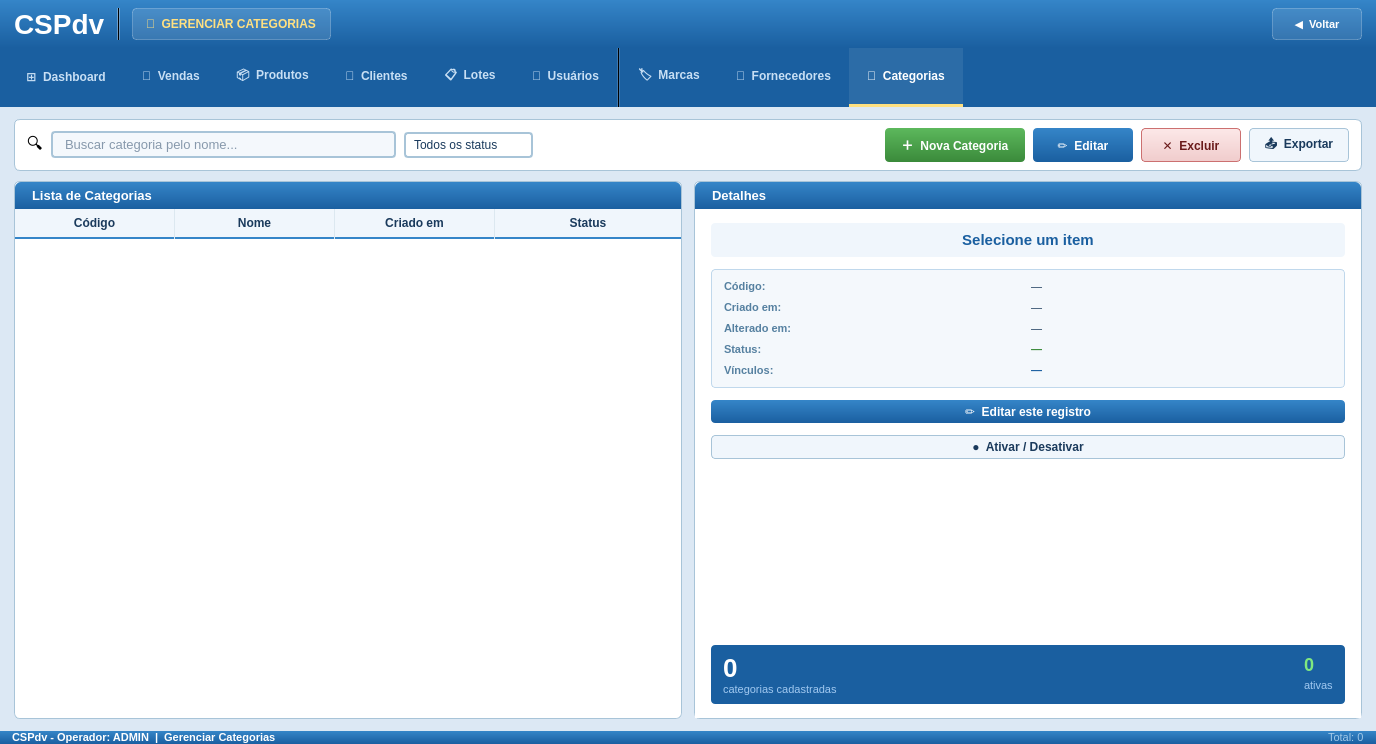
<?xml version="1.0" encoding="UTF-8"?>
<ui version="4.0">
 <class>GerenciarCategorias</class>
 <widget class="QWidget" name="GerenciarCategorias">
  <property name="geometry">
   <rect><x>0</x><y>0</y><width>1376</width><height>744</height></rect>
  </property>
  <property name="windowTitle"><string>CSPdv - Gerenciar Categorias</string></property>
  <property name="styleSheet"><string notr="true">QWidget { font-family: Arial; }</string></property>

  <layout class="QVBoxLayout" name="mainVLayout">
   <property name="spacing"><number>0</number></property>
   <property name="leftMargin"><number>0</number></property>
   <property name="topMargin"><number>0</number></property>
   <property name="rightMargin"><number>0</number></property>
   <property name="bottomMargin"><number>0</number></property>

   <!-- HEADER -->
   <item>
    <widget class="QFrame" name="frameHeader">
     <property name="minimumHeight"><number>72</number></property>
     <property name="maximumHeight"><number>72</number></property>
     <property name="styleSheet">
      <string notr="true">QFrame#frameHeader{background:qlineargradient(x1:0,y1:0,x2:0,y2:1,stop:0 #3585c8,stop:1 #1a5fa0);}</string>
     </property>
     <layout class="QHBoxLayout" name="headerHLayout">
      <property name="spacing"><number>12</number></property>
      <property name="leftMargin"><number>14</number></property>
      <property name="topMargin"><number>8</number></property>
      <property name="rightMargin"><number>14</number></property>
      <property name="bottomMargin"><number>8</number></property>
      <item>
       <widget class="QLabel" name="lblLogo">
        <property name="text"><string>CSPdv</string></property>
        <property name="minimumWidth"><number>180</number></property>
        <property name="styleSheet"><string notr="true">color:white;font-size:28px;font-weight:bold;</string></property>
       </widget>
      </item>
      <item>
       <widget class="QFrame" name="frameSep">
        <property name="minimumWidth"><number>2</number></property>
        <property name="maximumWidth"><number>2</number></property>
        <property name="styleSheet"><string notr="true">background-color:rgba(255,255,255,80);</string></property>
        <property name="frameShape"><enum>QFrame::VLine</enum></property>
       </widget>
      </item>
      <item>
       <widget class="QLabel" name="lblBadge">
        <property name="text"><string>📂  GERENCIAR CATEGORIAS</string></property>
        <property name="styleSheet"><string notr="true">QLabel{background-color:rgba(255,255,255,30);color:#ffe080;font-size:12px;font-weight:bold;border:1px solid rgba(255,255,255,60);border-radius:4px;padding:3px 10px;}</string></property>
       </widget>
      </item>
      <item>
       <spacer name="headerSpacer">
        <property name="orientation"><enum>Qt::Horizontal</enum></property>
        <property name="sizeHint" stdset="0"><size><width>40</width><height>10</height></size></property>
       </spacer>
      </item>
      <item>
       <widget class="QPushButton" name="btnVoltar">
        <property name="text"><string>&#9664;  Voltar</string></property>
        <property name="minimumSize"><size><width>90</width><height>32</height></size></property>
        <property name="styleSheet"><string notr="true">QPushButton{background-color:rgba(255,255,255,25);color:white;font-size:11px;font-weight:bold;border:1px solid rgba(255,255,255,60);border-radius:4px;padding:4px 12px;}QPushButton:hover{background-color:rgba(255,255,255,40);}QPushButton:pressed{background-color:rgba(255,255,255,15);}</string></property>
       </widget>
      </item>
     </layout>
    </widget>
   </item>

   <!-- NAV BAR -->
   <item>
    <widget class="QFrame" name="frameNavBar">
     <property name="minimumHeight"><number>44</number></property>
     <property name="maximumHeight"><number>44</number></property>
     <property name="styleSheet">
      <string notr="true">
       QFrame#frameNavBar { background-color: #1a5fa0; }
       QPushButton {
        background-color: transparent;
        color: #c8dff4;
        font-size: 12px;
        font-weight: bold;
        border: none;
        border-bottom: 3px solid transparent;
        min-height: 44px;
        padding: 6px 18px;
       }
       QPushButton:hover {
        color: white;
        background-color: rgba(255,255,255,15);
        border-bottom: 3px solid rgba(255,255,255,60);
       }
       QPushButton:checked {
        color: white;
        background-color: rgba(255,255,255,20);
        border-bottom: 3px solid #ffe080;
       }
       /* Sub-itens de catálogo (marcas/fornec/categ) — fonte menor */
       QPushButton[navSub="true"] {
        font-size: 11px;
        padding: 4px 12px;
        color: #a8d4f0;
       }
       QPushButton[navSub="true"]:hover  { color: white; }
       QPushButton[navSub="true"]:checked { color: white; }
      </string>
     </property>
     <layout class="QHBoxLayout" name="navHLayout">
      <property name="spacing"><number>0</number></property>
      <property name="leftMargin"><number>8</number></property>
      <property name="topMargin"><number>0</number></property>
      <property name="rightMargin"><number>0</number></property>
      <property name="bottomMargin"><number>0</number></property>
      <item>
       <widget class="QPushButton" name="btnNavDashboard">
        <property name="text"><string>⊞  Dashboard</string></property>
        <property name="checkable"><bool>true</bool></property>
       </widget>
      </item>
      <item>
       <widget class="QPushButton" name="btnNavVendas">
        <property name="text"><string>🛒  Vendas</string></property>
        <property name="checkable"><bool>true</bool></property>
       </widget>
      </item>
      <item>
       <widget class="QPushButton" name="btnNavProdutos">
        <property name="text"><string>📦  Produtos</string></property>
        <property name="checkable"><bool>true</bool></property>
       </widget>
      </item>
      <item>
       <widget class="QPushButton" name="btnNavClientes">
        <property name="text"><string>👥  Clientes</string></property>
        <property name="checkable"><bool>true</bool></property>
       </widget>
      </item>
      <item>
       <widget class="QPushButton" name="btnNavLotes">
        <property name="text"><string>📋  Lotes</string></property>
        <property name="checkable"><bool>true</bool></property>
       </widget>
      </item>
      <item>
       <widget class="QPushButton" name="btnNavUsuarios">
        <property name="text"><string>🔑  Usuários</string></property>
        <property name="checkable"><bool>true</bool></property>
       </widget>
      </item>
      <item>
       <widget class="QFrame" name="navSeparator">
        <property name="minimumWidth"><number>1</number></property>
        <property name="maximumWidth"><number>1</number></property>
        <property name="styleSheet"><string notr="true">background-color:rgba(255,255,255,40);</string></property>
        <property name="frameShape"><enum>QFrame::VLine</enum></property>
       </widget>
      </item>
      <item>
       <widget class="QPushButton" name="btnNavMarcas">
        <property name="text"><string>🏷  Marcas</string></property>
        <property name="checkable"><bool>true</bool></property>
       </widget>
      </item>
      <item>
       <widget class="QPushButton" name="btnNavFornecedores">
        <property name="text"><string>🚚  Fornecedores</string></property>
        <property name="checkable"><bool>true</bool></property>
       </widget>
      </item>
      <item>
       <widget class="QPushButton" name="btnNavCategorias">
        <property name="text"><string>📂  Categorias</string></property>
        <property name="checkable"><bool>true</bool></property>
        <property name="checked"><bool>true</bool></property>
       </widget>
      </item>
      <item>
       <spacer name="navSpacer">
        <property name="orientation"><enum>Qt::Horizontal</enum></property>
        <property name="sizeHint" stdset="0"><size><width>40</width><height>10</height></size></property>
       </spacer>
      </item>
     </layout>
    </widget>
   </item>

   <!-- CONTEÚDO -->
   <item>
    <widget class="QWidget" name="widgetConteudo">
     <property name="styleSheet"><string notr="true">QWidget#widgetConteudo{background-color:#dce8f4;}</string></property>
     <layout class="QVBoxLayout" name="conteudoVLayout">
      <property name="spacing"><number>10</number></property>
      <property name="leftMargin"><number>14</number></property>
      <property name="topMargin"><number>12</number></property>
      <property name="rightMargin"><number>14</number></property>
      <property name="bottomMargin"><number>12</number></property>

      <!-- Barra de ferramentas -->
      <item>
       <widget class="QFrame" name="frameToolbar">
        <property name="minimumHeight"><number>52</number></property>
        <property name="maximumHeight"><number>52</number></property>
        <property name="styleSheet"><string notr="true">QFrame#frameToolbar{background-color:#ffffff;border:1px solid #a8c4d8;border-radius:6px;}</string></property>
        <layout class="QHBoxLayout" name="toolbarHLayout">
         <property name="spacing"><number>8</number></property>
         <property name="leftMargin"><number>12</number></property>
         <property name="topMargin"><number>8</number></property>
         <property name="rightMargin"><number>12</number></property>
         <property name="bottomMargin"><number>8</number></property>

         <item>
          <widget class="QLabel" name="lblBuscaIcon">
           <property name="text"><string>&#128269;</string></property>
           <property name="styleSheet"><string notr="true">font-size:16px;</string></property>
          </widget>
         </item>
         <item>
          <widget class="QLineEdit" name="lineEditBusca">
           <property name="minimumHeight"><number>34</number></property>
           <property name="minimumWidth"><number>320</number></property>
           <property name="placeholderText"><string>Buscar categoria pelo nome...</string></property>
           <property name="styleSheet"><string notr="true">QLineEdit{background-color:#f4f8fc;border:2px solid #a8c4d8;border-radius:4px;font-size:13px;color:#1a3a5c;padding:3px 10px;}QLineEdit:focus{border-color:#3585c8;background-color:#ffffff;}</string></property>
          </widget>
         </item>

         <!-- Filtro ativo -->
         <item>
          <widget class="QComboBox" name="comboFiltroStatus">
           <property name="minimumHeight"><number>34</number></property>
           <property name="minimumWidth"><number>130</number></property>
           <property name="styleSheet"><string notr="true">QComboBox{background-color:#ffffff;border:2px solid #a8c4d8;border-radius:4px;font-size:12px;color:#1a3a5c;padding:3px 8px;}QComboBox:focus{border-color:#3585c8;}QComboBox::drop-down{border:none;width:22px;}QComboBox QAbstractItemView{background-color:#ffffff;border:1px solid #a8c4d8;selection-background-color:#3585c8;selection-color:white;}</string></property>
           <item><property name="text"><string>Todos os status</string></property></item>
           <item><property name="text"><string>Ativos</string></property></item>
           <item><property name="text"><string>Inativos</string></property></item>
          </widget>
         </item>

         <item>
          <spacer name="toolbarSpacer">
           <property name="orientation"><enum>Qt::Horizontal</enum></property>
           <property name="sizeHint" stdset="0"><size><width>20</width><height>10</height></size></property>
          </spacer>
         </item>

         <item>
          <widget class="QPushButton" name="btnNovo">
           <property name="text"><string>&#65291;  Nova Categoria</string></property>
           <property name="minimumSize"><size><width>140</width><height>34</height></size></property>
           <property name="styleSheet"><string notr="true">QPushButton{background:qlineargradient(x1:0,y1:0,x2:0,y2:1,stop:0 #5cb85c,stop:1 #3a8a3a);color:white;font-size:12px;font-weight:bold;border:none;border-radius:4px;padding:4px 14px;}QPushButton:hover{background:#4a9a4a;}QPushButton:pressed{background:#3a8a3a;}</string></property>
          </widget>
         </item>
         <item>
          <widget class="QPushButton" name="btnEditar">
           <property name="text"><string>&#9999;  Editar</string></property>
           <property name="minimumSize"><size><width>100</width><height>34</height></size></property>
           <property name="styleSheet"><string notr="true">QPushButton{background:qlineargradient(x1:0,y1:0,x2:0,y2:1,stop:0 #3585c8,stop:1 #1a5fa0);color:white;font-size:12px;font-weight:bold;border:none;border-radius:4px;padding:4px 14px;}QPushButton:hover{background:#2a74b8;}QPushButton:pressed{background:#1a5fa0;}</string></property>
          </widget>
         </item>
         <item>
          <widget class="QPushButton" name="btnExcluir">
           <property name="text"><string>&#10005;  Excluir</string></property>
           <property name="minimumSize"><size><width>100</width><height>34</height></size></property>
           <property name="shortcut"><string>Delete</string></property>
           <property name="styleSheet"><string notr="true">QPushButton{background:qlineargradient(x1:0,y1:0,x2:0,y2:1,stop:0 #fce8e8,stop:1 #f0cccc);color:#6a1a1a;font-size:12px;font-weight:bold;border:1px solid #cc7070;border-radius:4px;padding:4px 14px;}QPushButton:hover{background:#f8d8d8;border-color:#aa4444;}QPushButton:pressed{background:#e8b8b8;}</string></property>
          </widget>
         </item>
         <item>
          <widget class="QPushButton" name="btnExportar">
           <property name="text"><string>&#128228;  Exportar</string></property>
           <property name="minimumSize"><size><width>100</width><height>34</height></size></property>
           <property name="styleSheet"><string notr="true">QPushButton{background-color:#f0f6fc;color:#1a3a5c;font-size:12px;font-weight:bold;border:1px solid #a8c4d8;border-radius:4px;padding:4px 14px;}QPushButton:hover{background-color:#dceaf4;border-color:#3585c8;}QPushButton:pressed{background-color:#c0d8ec;}</string></property>
          </widget>
         </item>

        </layout>
       </widget>
      </item>

      <!-- Layout principal: tabela + painel info -->
      <item>
       <layout class="QHBoxLayout" name="mainAreaHLayout">
        <property name="spacing"><number>12</number></property>

        <!-- Tabela -->
        <item>
         <widget class="QFrame" name="frameTabela">
          <property name="styleSheet"><string notr="true">QFrame#frameTabela{background-color:#ffffff;border:1px solid #a8c4d8;border-radius:6px;}</string></property>
          <layout class="QVBoxLayout" name="tabelaVLayout">
           <property name="spacing"><number>0</number></property>
           <property name="leftMargin"><number>0</number></property>
           <property name="topMargin"><number>0</number></property>
           <property name="rightMargin"><number>0</number></property>
           <property name="bottomMargin"><number>0</number></property>
           <item>
            <widget class="QLabel" name="lblTabelaTitle">
             <property name="text"><string>Lista de Categorias</string></property>
             <property name="minimumHeight"><number>36</number></property>
             <property name="maximumHeight"><number>36</number></property>
             <property name="styleSheet"><string notr="true">QLabel{background:qlineargradient(x1:0,y1:0,x2:0,y2:1,stop:0 #3585c8,stop:1 #1a5fa0);color:white;font-size:13px;font-weight:bold;padding:6px 14px;border-top-left-radius:6px;border-top-right-radius:6px;}</string></property>
            </widget>
           </item>
           <item>
            <widget class="QTableWidget" name="tableEntidades">
             <property name="styleSheet">
              <string notr="true">QTableWidget{background-color:#ffffff;alternate-background-color:#f2f8fc;border:none;border-bottom-left-radius:6px;border-bottom-right-radius:6px;font-size:12px;gridline-color:#dce8f0;outline:0;}QTableWidget::item{padding:4px 8px;color:#111111;}QTableWidget::item:selected{background-color:#3585c8;color:#ffffff;}QTableWidget::item:hover:!selected{background-color:#ddeef8;}QHeaderView::section:horizontal{background-color:#f0f6fc;color:#1a3a5c;font-size:12px;font-weight:bold;padding:5px 8px;border:none;border-right:1px solid #dce8f0;border-bottom:2px solid #3585c8;}QHeaderView::section:horizontal:last{border-right:none;}QHeaderView::section:horizontal:checked{background-color:#f0f6fc;color:#1a3a5c;}QHeaderView::section:vertical{background-color:#ffffff;color:#ffffff;border:none;border-bottom:1px solid #dce8f0;border-right:1px solid #dce8f0;width:16px;}QHeaderView::section:vertical:checked{background-color:#3585c8;color:#3585c8;}QTableCornerButton::section{background-color:#f0f6fc;border:none;border-bottom:2px solid #3585c8;border-right:1px solid #dce8f0;}QScrollBar:vertical{background:#f0f4f8;width:10px;margin:0;}QScrollBar::handle:vertical{background:#a8c4d8;border-radius:4px;min-height:20px;}QScrollBar::handle:vertical:hover{background:#3585c8;}QScrollBar::add-line:vertical,QScrollBar::sub-line:vertical{height:0px;}</string>
             </property>
             <property name="columnCount"><number>4</number></property>
             <property name="rowCount"><number>0</number></property>
             <property name="selectionBehavior"><enum>QAbstractItemView::SelectRows</enum></property>
             <property name="selectionMode"><enum>QAbstractItemView::SingleSelection</enum></property>
             <property name="editTriggers"><set>QAbstractItemView::NoEditTriggers</set></property>
             <property name="alternatingRowColors"><bool>true</bool></property>
             <property name="showGrid"><bool>true</bool></property>
             <property name="sortingEnabled"><bool>true</bool></property>
             <property name="wordWrap"><bool>false</bool></property>
             <attribute name="horizontalHeaderVisible"><bool>true</bool></attribute>
             <attribute name="horizontalHeaderStretchLastSection"><bool>true</bool></attribute>
             <attribute name="horizontalHeaderHighlightSections"><bool>false</bool></attribute>
             <attribute name="horizontalHeaderDefaultSectionSize"><number>160</number></attribute>
             <attribute name="verticalHeaderVisible"><bool>true</bool></attribute>
             <attribute name="verticalHeaderDefaultSectionSize"><number>28</number></attribute>
             <attribute name="verticalHeaderHighlightSections"><bool>true</bool></attribute>
             <column><property name="text"><string>Código</string></property></column>
             <column><property name="text"><string>Nome</string></property></column>
             <column><property name="text"><string>Criado em</string></property></column>
             <column><property name="text"><string>Status</string></property></column>
            </widget>
           </item>
          </layout>
         </widget>
        </item>

        <!-- Painel lateral de info -->
        <item>
         <widget class="QFrame" name="framePainelInfo">
          <property name="minimumWidth"><number>260</number></property>
          <property name="maximumWidth"><number>280</number></property>
          <property name="styleSheet"><string notr="true">QFrame#framePainelInfo{background-color:#ffffff;border:1px solid #a8c4d8;border-radius:6px;}</string></property>
          <layout class="QVBoxLayout" name="painelInfoVLayout">
           <property name="spacing"><number>0</number></property>
           <property name="leftMargin"><number>0</number></property>
           <property name="topMargin"><number>0</number></property>
           <property name="rightMargin"><number>0</number></property>
           <property name="bottomMargin"><number>0</number></property>

           <item>
            <widget class="QLabel" name="lblInfoTitle">
             <property name="text"><string>Detalhes</string></property>
             <property name="minimumHeight"><number>36</number></property>
             <property name="maximumHeight"><number>36</number></property>
             <property name="styleSheet"><string notr="true">QLabel{background:qlineargradient(x1:0,y1:0,x2:0,y2:1,stop:0 #3585c8,stop:1 #1a5fa0);color:white;font-size:13px;font-weight:bold;padding:6px 14px;border-top-left-radius:6px;border-top-right-radius:6px;}</string></property>
            </widget>
           </item>

           <item>
            <widget class="QFrame" name="frameInfoConteudo">
             <property name="styleSheet"><string notr="true">QFrame#frameInfoConteudo{background-color:#ffffff;}</string></property>
             <layout class="QVBoxLayout" name="infoConteudoVLayout">
              <property name="spacing"><number>12</number></property>
              <property name="leftMargin"><number>16</number></property>
              <property name="topMargin"><number>14</number></property>
              <property name="rightMargin"><number>16</number></property>
              <property name="bottomMargin"><number>14</number></property>

              <!-- Nome em destaque -->
              <item>
               <widget class="QLabel" name="lblInfoNome">
                <property name="text"><string>Selecione um item</string></property>
                <property name="alignment"><set>Qt::AlignCenter</set></property>
                <property name="wordWrap"><bool>true</bool></property>
                <property name="styleSheet"><string notr="true">font-size:15px;font-weight:bold;color:#1a5fa0;padding:8px;background-color:#f0f6fc;border-radius:4px;</string></property>
               </widget>
              </item>

              <!-- Campos -->
              <item>
               <widget class="QFrame" name="frameCamposInfo">
                <property name="styleSheet"><string notr="true">QFrame#frameCamposInfo{background-color:#f4f8fc;border:1px solid #c0d8ec;border-radius:4px;}</string></property>
                <layout class="QVBoxLayout" name="camposInfoVLayout">
                 <property name="spacing"><number>8</number></property>
                 <property name="leftMargin"><number>12</number></property>
                 <property name="topMargin"><number>10</number></property>
                 <property name="rightMargin"><number>12</number></property>
                 <property name="bottomMargin"><number>10</number></property>
                 <item>
                  <layout class="QHBoxLayout"><property name="spacing"><number>6</number></property>
                   <item><widget class="QLabel" name="lblInfoCodigoLabel"><property name="text"><string>Código:</string></property><property name="styleSheet"><string notr="true">font-size:11px;font-weight:bold;color:#5580a0;min-width:100px;</string></property></widget></item>
                   <item><widget class="QLabel" name="lblInfoCodigoValor"><property name="text"><string>—</string></property><property name="styleSheet"><string notr="true">font-size:11px;color:#1a3a5c;</string></property></widget></item>
                  </layout>
                 </item>
                 <item>
                  <layout class="QHBoxLayout"><property name="spacing"><number>6</number></property>
                   <item><widget class="QLabel" name="lblInfoCriadoLabel"><property name="text"><string>Criado em:</string></property><property name="styleSheet"><string notr="true">font-size:11px;font-weight:bold;color:#5580a0;min-width:100px;</string></property></widget></item>
                   <item><widget class="QLabel" name="lblInfoCriadoValor"><property name="text"><string>—</string></property><property name="styleSheet"><string notr="true">font-size:11px;color:#1a3a5c;</string></property></widget></item>
                  </layout>
                 </item>
                 <item>
                  <layout class="QHBoxLayout"><property name="spacing"><number>6</number></property>
                   <item><widget class="QLabel" name="lblInfoAlteradoLabel"><property name="text"><string>Alterado em:</string></property><property name="styleSheet"><string notr="true">font-size:11px;font-weight:bold;color:#5580a0;min-width:100px;</string></property></widget></item>
                   <item><widget class="QLabel" name="lblInfoAlteradoValor"><property name="text"><string>—</string></property><property name="styleSheet"><string notr="true">font-size:11px;color:#1a3a5c;</string></property></widget></item>
                  </layout>
                 </item>
                 <item>
                  <layout class="QHBoxLayout"><property name="spacing"><number>6</number></property>
                   <item><widget class="QLabel" name="lblInfoStatusLabel"><property name="text"><string>Status:</string></property><property name="styleSheet"><string notr="true">font-size:11px;font-weight:bold;color:#5580a0;min-width:100px;</string></property></widget></item>
                   <item><widget class="QLabel" name="lblInfoStatusValor"><property name="text"><string>—</string></property><property name="styleSheet"><string notr="true">font-size:11px;font-weight:bold;color:#3a8a3a;</string></property></widget></item>
                  </layout>
                 </item>
                 <item>
                  <layout class="QHBoxLayout"><property name="spacing"><number>6</number></property>
                   <item><widget class="QLabel" name="lblInfoVinculosLabel"><property name="text"><string>Vínculos:</string></property><property name="styleSheet"><string notr="true">font-size:11px;font-weight:bold;color:#5580a0;min-width:100px;</string></property></widget></item>
                   <item><widget class="QLabel" name="lblInfoVinculosValor"><property name="text"><string>—</string></property><property name="styleSheet"><string notr="true">font-size:11px;font-weight:bold;color:#1a5fa0;</string></property></widget></item>
                  </layout>
                 </item>
                </layout>
               </widget>
              </item>

              <!-- Ações rápidas no painel -->
              <item>
               <widget class="QPushButton" name="btnEditarInfo">
                <property name="text"><string>&#9999;  Editar este registro</string></property>
                <property name="minimumHeight"><number>36</number></property>
                <property name="styleSheet"><string notr="true">QPushButton{background:qlineargradient(x1:0,y1:0,x2:0,y2:1,stop:0 #3585c8,stop:1 #1a5fa0);color:white;font-size:12px;font-weight:bold;border:none;border-radius:4px;padding:4px 14px;}QPushButton:hover{background:#2a74b8;}QPushButton:pressed{background:#1a5fa0;}</string></property>
               </widget>
              </item>
              <item>
               <widget class="QPushButton" name="btnToggleStatus">
                <property name="text"><string>&#9679;  Ativar / Desativar</string></property>
                <property name="minimumHeight"><number>36</number></property>
                <property name="styleSheet"><string notr="true">QPushButton{background-color:#f0f6fc;color:#1a3a5c;font-size:12px;font-weight:bold;border:1px solid #a8c4d8;border-radius:4px;padding:4px 14px;}QPushButton:hover{background-color:#dceaf4;border-color:#3585c8;}QPushButton:pressed{background-color:#c0d8ec;}</string></property>
               </widget>
              </item>

              <item>
               <spacer name="painelInfoSpacer">
                <property name="orientation"><enum>Qt::Vertical</enum></property>
                <property name="sizeHint" stdset="0"><size><width>10</width><height>10</height></size></property>
               </spacer>
              </item>

              <!-- Card contador -->
              <item>
               <widget class="QFrame" name="frameContador">
                <property name="styleSheet"><string notr="true">QFrame#frameContador{background-color:#1a5fa0;border-radius:4px;}</string></property>
                <layout class="QHBoxLayout" name="contadorHL">
                 <property name="leftMargin"><number>12</number></property>
                 <property name="topMargin"><number>8</number></property>
                 <property name="rightMargin"><number>12</number></property>
                 <property name="bottomMargin"><number>8</number></property>
                 <item>
                  <layout class="QVBoxLayout"><property name="spacing"><number>0</number></property>
                   <item><widget class="QLabel" name="lblTotalValor"><property name="text"><string>0</string></property><property name="styleSheet"><string notr="true">font-size:26px;font-weight:bold;color:white;</string></property></widget></item>
                   <item><widget class="QLabel" name="lblTotalLabel"><property name="text"><string>categorias cadastradas</string></property><property name="styleSheet"><string notr="true">font-size:11px;color:#a0c8f0;</string></property></widget></item>
                  </layout>
                 </item>
                 <item>
                  <spacer name="contSpacer"><property name="orientation"><enum>Qt::Horizontal</enum></property><property name="sizeHint" stdset="0"><size><width>10</width><height>10</height></size></property></spacer>
                 </item>
                 <item>
                  <layout class="QVBoxLayout"><property name="spacing"><number>0</number></property>
                   <item><widget class="QLabel" name="lblAtivosValor"><property name="text"><string>0</string></property><property name="styleSheet"><string notr="true">font-size:18px;font-weight:bold;color:#80e880;</string></property></widget></item>
                   <item><widget class="QLabel" name="lblAtivosLabel"><property name="text"><string>ativas</string></property><property name="styleSheet"><string notr="true">font-size:11px;color:#a0c8f0;</string></property></widget></item>
                  </layout>
                 </item>
                </layout>
               </widget>
              </item>

             </layout>
            </widget>
           </item>

          </layout>
         </widget>
        </item>

       </layout>
      </item>

     </layout>
    </widget>
   </item>

   <!-- STATUS BAR -->
   <item>
    <widget class="QFrame" name="frameStatusBar">
     <property name="minimumHeight"><number>26</number></property>
     <property name="maximumHeight"><number>26</number></property>
     <property name="styleSheet"><string notr="true">QFrame#frameStatusBar{background:qlineargradient(x1:0,y1:0,x2:0,y2:1,stop:0 #3585c8,stop:1 #1a5fa0);}</string></property>
     <layout class="QHBoxLayout" name="statusHLayout">
      <property name="leftMargin"><number>12</number></property>
      <property name="topMargin"><number>0</number></property>
      <property name="rightMargin"><number>12</number></property>
      <property name="bottomMargin"><number>0</number></property>
      <item><widget class="QLabel" name="lblStatusBar"><property name="text"><string>CSPdv - Operador: ADMIN  |  Gerenciar Categorias</string></property><property name="styleSheet"><string notr="true">color:white;font-size:11px;font-weight:bold;</string></property></widget></item>
      <item><spacer name="statusSpacer"><property name="orientation"><enum>Qt::Horizontal</enum></property><property name="sizeHint" stdset="0"><size><width>40</width><height>10</height></size></property></spacer></item>
      <item><widget class="QLabel" name="lblTotalStatus"><property name="text"><string>Total: 0</string></property><property name="styleSheet"><string notr="true">color:#a0c8e8;font-size:11px;</string></property></widget></item>
     </layout>
    </widget>
   </item>

  </layout>
 </widget>
 <resources/>
 <connections/>
</ui>
